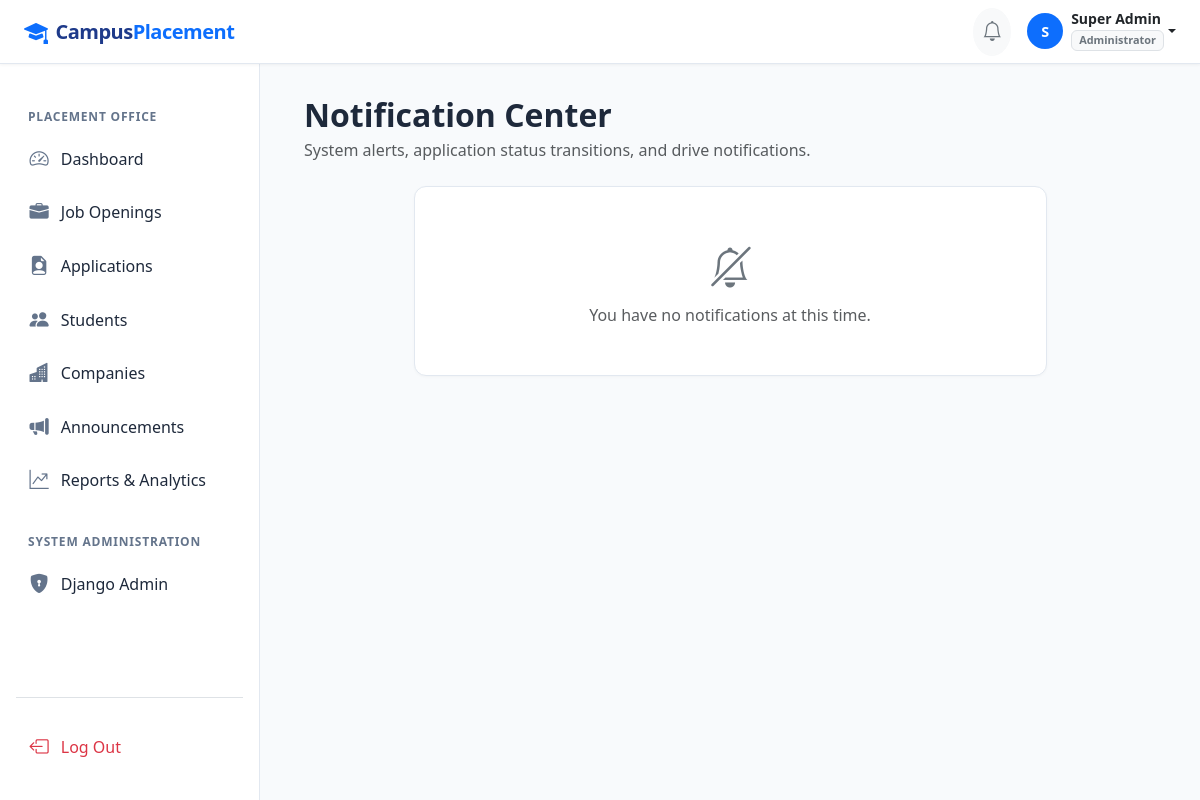
/notifications/ (signed in), run on the app's committed database.
### accounts/models.py (models this page shows, shortened)
class User(AbstractUser):
    ROLE_STUDENT = 'student'
    ROLE_OFFICER = 'officer'
    ROLE_ADMIN = 'admin'
    ROLE_CHOICES = [
        (ROLE_STUDENT, 'Student'),
        (ROLE_OFFICER, 'Placement Officer'),
        (ROLE_ADMIN, 'Administrator'),
    ]
    role = models.CharField(max_length=20, choices=ROLE_CHOICES, default=ROLE_STUDENT)
    email = models.EmailField(unique=True, help_text="Email address must be unique.")
    @property
    def is_student(self):
        return self.role == self.ROLE_STUDENT
    @property
    def is_officer(self):
        return self.role == self.ROLE_OFFICER or self.is_superuser or self.is_staff

### notifications/views.py (the view)
# urls.py: path('', views.notification_list, name='list'),
@login_required
def notification_list(request):
    notifications = request.user.notifications.all()
    paginator = Paginator(notifications, 15)
    page_number = request.GET.get('page')
    page_obj = paginator.get_page(page_number)
    return render(request, 'notifications/notification_list.html', {'page_obj': page_obj})

### notifications/context_processors.py (called while the page is built)
def unread_notifications_count(request):
    if request.user.is_authenticated:
        count = request.user.notifications.filter(is_read=False).count()
        unread_notifications = request.user.notifications.filter(is_read=False)[:5]
        return {
            'unread_notifications_count': count,
            'recent_unread_notifications': unread_notifications,
        }
    return {
        'unread_notifications_count': 0,
        'recent_unread_notifications': [],
    }

### templates/notifications/notification_list.html (shortened to what this page needs)
{% extends 'base.html' %}
{% load static %}
{% block content %}
<div class="container-fluid">
  <div class="d-flex justify-content-between align-items-center mb-4 flex-wrap gap-2">
    <div>
      <h2 class="fw-bold mb-1">Notification Center</h2>
      <p class="text-muted mb-0">System alerts, application status transitions, and drive notifications.</p>
    </div>
  </div>
  <div class="row justify-content-center">
    <div class="col-lg-9">
      <div class="card card-custom">
        <div class="card-body p-0">
          {% if page_obj %}
            <div class="list-group list-group-flush">
              {% for notif in page_obj %}
                <a href="{% url 'notifications:mark_read' notif.id %}" class="list-group-item list-group-item-action p-3 d-flex align-items-start gap-3 {% if not notif.is_read %}bg-light border-start border-4 border-primary{% endif %}">
                  <div class="rounded-circle p-2 mt-1 {% if not notif.is_read %}bg-primary text-white{% else %}bg-secondary-subtle text-secondary{% endif %}" style="width: 38px; height: 38px; display: flex; align-items: center; justify-content: center;">
                    <i class="bi bi-bell-fill"></i>
                  </div>
                  <div class="flex-grow-1">
                    <div class="d-flex justify-content-between align-items-center mb-1">
                      <h6 class="fw-bold mb-0 {% if not notif.is_read %}text-primary{% else %}text-dark{% endif %}">{{ notif.title }}</h6>
                      <small class="text-muted">{{ notif.created_at|timesince }} ago</small>
                    </div>
                    <p class="text-secondary small mb-1">{{ notif.message }}</p>
                    {% if not notif.is_read %}
                      <span class="badge bg-primary-subtle text-primary" style="font-size: 0.7rem;">Unread</span>
                    {% endif %}
                  </div>
                </a>
              {% endfor %}
            </div>
          {% else %}
            <div class="text-center py-5 text-muted">
              <i class="bi bi-bell-slash fs-1 d-block mb-2 text-secondary"></i>
              You have no notifications at this time.
            </div>
          {% endif %}
        </div>
      </div>
    </div>
  </div>
</div>
{% endblock %}

### templates/navbar.html (shortened to what this page needs)
<nav class="navbar navbar-expand-lg top-navbar">
  <div class="container-fluid px-3 px-lg-4">
    <a class="navbar-brand navbar-brand-custom" href="{% if user.is_authenticated %}{% url 'dashboard:redirect' %}{% else %}{% url 'dashboard:home' %}{% endif %}">
      <i class="bi bi-mortarboard-fill fs-4 text-primary"></i>
      <span>Campus<span class="text-primary">Placement</span></span>
    </a>
    <div class="ms-auto d-flex align-items-center gap-3">
      {% if user.is_authenticated %}
        <div class="dropdown">
          <a class="btn btn-light position-relative rounded-circle p-2 text-secondary" href="#" role="button" data-bs-toggle="dropdown" aria-expanded="false" title="Notifications">
            <i class="bi bi-bell fs-5"></i>
          </a>
        </div>
        <div class="dropdown">
          <a class="d-flex align-items-center text-decoration-none dropdown-toggle text-dark" href="#" role="button" data-bs-toggle="dropdown" aria-expanded="false">
            <div class="bg-primary text-white rounded-circle d-flex align-items-center justify-content-center me-2 fw-bold" style="width: 36px; height: 36px; font-size: 0.9rem;">
              {{ user.first_name|first|default:user.username|first|upper }}
            </div>
            <div class="d-none d-md-block text-start">
              <div class="fw-semibold small lh-1">{{ user.get_full_name|default:user.username }}</div>
              <span class="badge bg-light text-secondary border mt-1" style="font-size: 0.68rem;">{{ user.get_role_display }}</span>
            </div>
          </a>
        </div>
      {% else %}
        <a href="{% url 'accounts:login' %}" class="btn btn-outline-primary btn-sm px-3">Log In</a>
        <a href="{% url 'accounts:register' %}" class="btn btn-primary btn-sm px-3">Student Registration</a>
      {% endif %}
    </div>
  </div>
</nav>

### static/css/custom.css (style rules this page uses)
:root { --primary-color: #1e3a8a; --primary-hover: #1e40af; --secondary-color: #0f172a; --accent-color: #2563eb; --accent-light: #eff6ff; --success-color: #059669; --warning-color: #d97706; --danger-color: #dc2626; --info-color: #0284c7; --bg-light: #f8fafc; --card-border: #e2e8f0; --text-dark: #1e293b; --text-muted: #64748b; --sidebar-width: 260px; --navbar-height: 64px; }
body { font-family: 'Segoe UI', system-ui, -apple-system, BlinkMacSystemFont, Roboto, Oxygen, Ubuntu, Cantarell, sans-serif; background-color: var(--bg-light); color: var(--text-dark); min-height: 100vh; margin: 0; }
.navbar-brand-custom { font-weight: 700; letter-spacing: -0.5px; color: var(--primary-color) !important; display: flex; align-items: center; gap: 0.5rem; }
.top-navbar { position: fixed; top: 0; left: 0; right: 0; background: #ffffff; border-bottom: 1px solid var(--card-border); box-shadow: 0 1px 3px rgba(0, 0, 0, 0.05); z-index: 1030; height: var(--navbar-height); }
.card-custom { background: #ffffff; border: 1px solid var(--card-border); border-radius: 12px; box-shadow: 0 1px 3px rgba(0, 0, 0, 0.03); }
.card-custom .card-body { padding: 1.5rem; }

### data on the page
User: first_name|first "S", get_full_name "Super Admin", role "Administrator"
